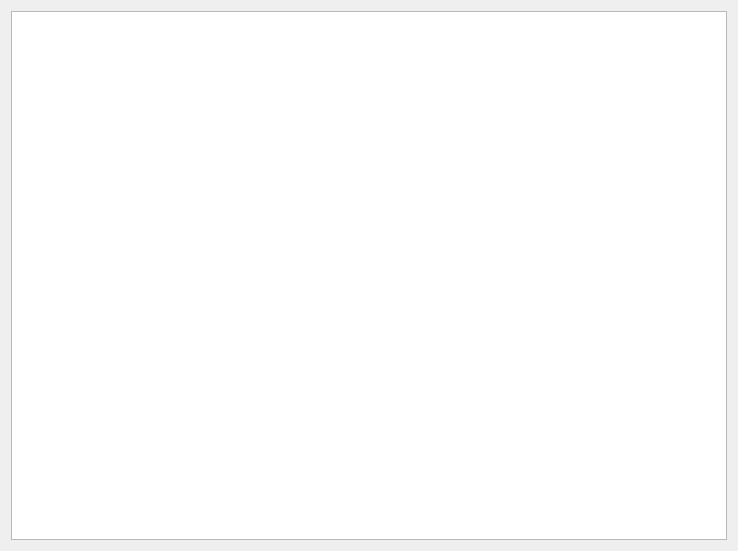
<?xml version="1.0" encoding="UTF-8"?>
<ui version="4.0">
 <class>ImageRegistrationPanel</class>
 <widget class="QWidget" name="ImageRegistrationPanel">
  <property name="geometry">
   <rect>
    <x>0</x>
    <y>0</y>
    <width>738</width>
    <height>551</height>
   </rect>
  </property>
  <property name="windowTitle">
   <string>Form</string>
  </property>
  <layout class="QGridLayout" name="gridLayout">
   <item row="0" column="0">
    <widget class="CustomView" name="graphicsView"/>
   </item>
  </layout>
 </widget>
 <customwidgets>
  <customwidget>
   <class>CustomView</class>
   <extends>QGraphicsView</extends>
   <header>customview.h</header>
  </customwidget>
 </customwidgets>
 <resources/>
 <connections/>
</ui>
